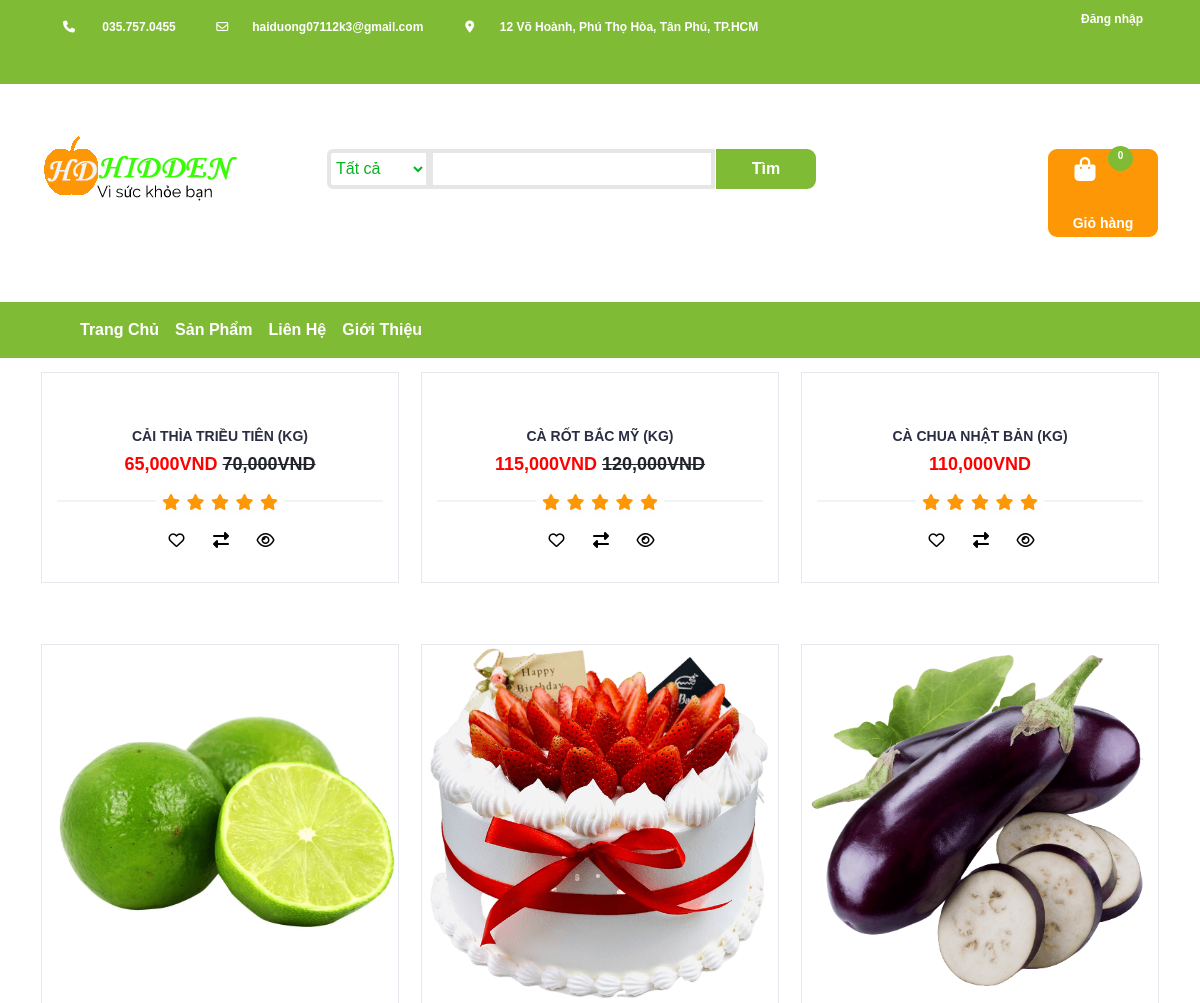
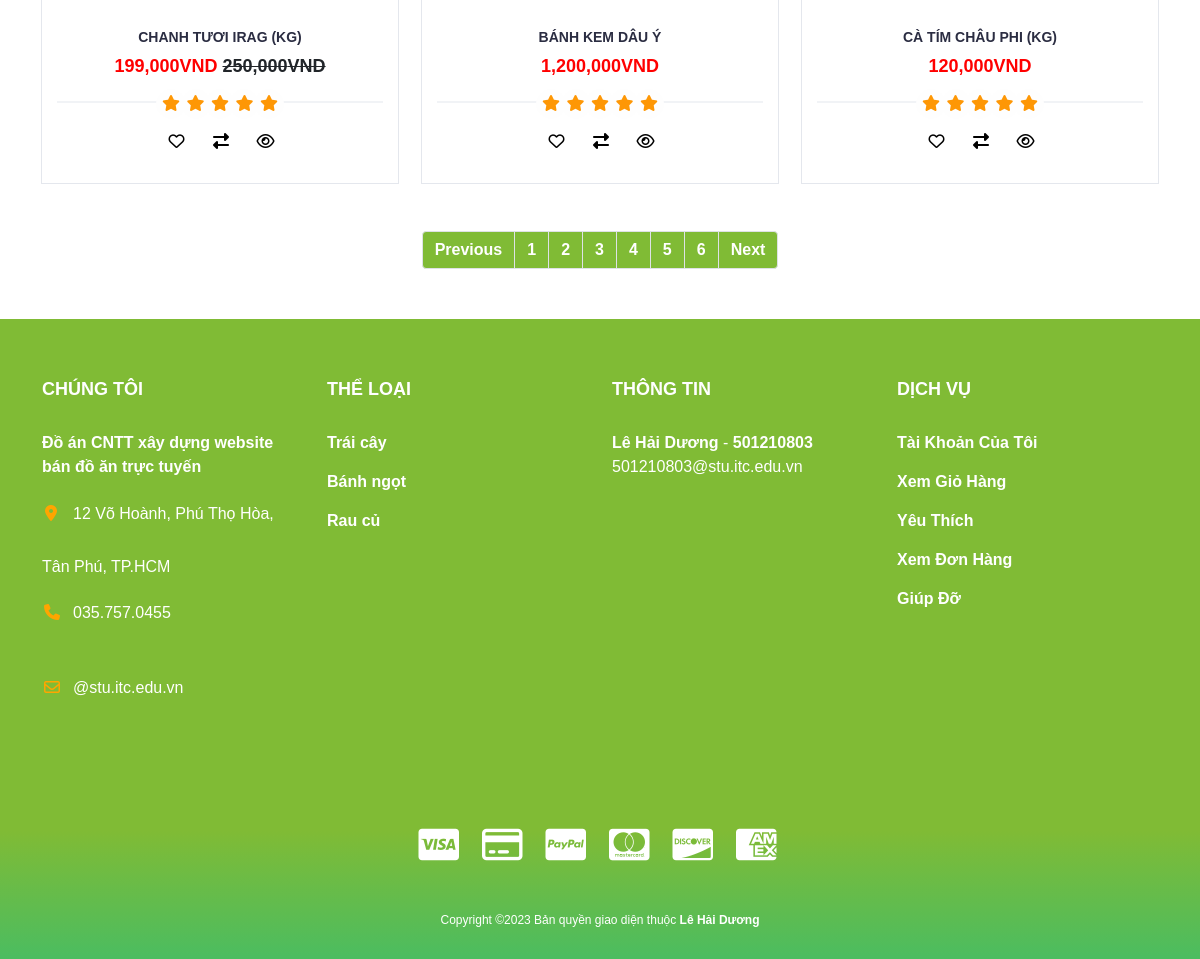
Page /index.php?act=products&page=4 on the committed database (2 pictures, top to bottom).
### tables this page shows
CREATE TABLE `products` (
  `id` int(11) NOT NULL,
  `name` varchar(150) NOT NULL,
  `type_id` int(11) NOT NULL,
  `price` int(11) NOT NULL,
  `promotion` float NOT NULL,
  `pro_image` varchar(150) NOT NULL,
  `quantity` int(11) NOT NULL,
  `description` text NOT NULL,
  `sup_id` int(11) NOT NULL,
  `created_at` timestamp NOT NULL DEFAULT current_timestamp()
);

### Models/page.php (called while the page is built)
<?php
class page {
    function findPage($count,$limit){
        $page=(($count%$limit)==0)?$count/$limit:floor($count/$limit)+1;
        return $page;
    }
    function findStart($limit){
        if(!isset($_GET['page'])|| $_GET['page']==1){
            $start=0;
        }
        else{
            $start=($_GET['page']-1)*$limit;
    }
    return $start;
}
}
?>

### Models/connect.php (called while the page is built, shortened)
<?php
class connect
{
    var $db = null;
    public function __construct()
    {
        $dsn = 'mysql:host=localhost;dbname=fruitshop';
        $user = 'root';
        $pass = '';
        try {
            $this->db = new PDO($dsn, $user, $pass, array(PDO::MYSQL_ATTR_INIT_COMMAND => "SET NAMES utf8"));
        } catch (\Throwable $th) {
            echo $th;
        }
    }
    public function get_list($select)
    {
        $result = $this->db->query($select);
        return $result;
    }
    public function get_instance($select)
    {
        $result = $this->db->query($select);
        $result = $result->fetch();
        return $result;
    }
}

### Models/products.php (called while the page is built, shortened)
<?php
class products{
   public function countProducts($type_id,$keyword){
        $db=new connect();
        $select="select count(*) from products";
        $result=$db->get_instance($select);
        return $result[0];
    }
    public function getAllProductsPage($start,$limit,$type_id,$keyword){
        $db=new connect();
        $select="select * from products limit ".$start.",".$limit;
        $result=$db->get_list($select);
        return $result;
    }
}

### Views/products.php (the view, shortened to what this page needs)
<?php
$pr = new products();
$p = new page();
$limit = 6;
$type_id = 0;
$keyword = "";
$count = $pr->countProducts($type_id, $keyword);
$page = $p->findPage($count, $limit);
$start = $p->findStart($limit);
$current_page = isset($_GET['page']) ? $_GET['page'] : 1;
?>
<div id="sectionProducts">
	<div class="container">
		<div class="row">
			<div id="store" class="col-lg-12">
				<div class="row" id="containerProducts">
					<?php
					$pr = new products();
					$result = $pr->getAllProductsPage($start, $limit, $type_id, $keyword);
					while ($set = $result->fetch()) :
					?>
						<div class="col-md-4 col-xs-6">
							<div class="product mb-5">
								<div class="product-img">
									<img src="./Contents/img/<?php echo $set['pro_image'] ?>" alt="">
								</div>
								<div class="product-body">
									<h3 class="product-name"><?php echo $set['name'] ?></h3>
									<?php
									if ($set['promotion'] == 0) {
										echo "<h4 class='product-price'>" . number_format($set['price']) . "VND</h4>";
									} else {
										echo "<h4 class='product-price'>" . number_format($set['promotion']) . "VND <del class='text-dark'>" . number_format($set['price']) . "VND </del></h4>";
									}
									?>
									<div class="product-rating">
										<i class="fa fa-star"></i>
										<i class="fa fa-star"></i>
										<i class="fa fa-star"></i>
										<i class="fa fa-star"></i>
										<i class="fa fa-star"></i>
									</div>
									<div class="product-btns">
										<a href="index.php?act=add_wishlist&id=<?php echo $set['id'] ?>"><button class="add-to-wishlist">
											<i class="fa fa-heart-o"></i><span class="tooltipp">add to wishlist</span></button></a>
										<a href=""><button class="add-to-compare"><i class="fa fa-exchange"></i><span class="tooltipp">add to compare</span></button></a>
										<a href="index.php?act=productDetail&id=<?php echo $set['id'] ?>&type_id=<?php echo $set['type_id'] ?>"><button class="quick-view"><i class="fa fa-eye"></i><span class="tooltipp">quick view</span></button></a>
									</div>
								</div>
								<a href="index.php?act=add_cart&id=<?php echo $set['id'] ?>">
									<div class="add-to-cart">
										<?php if ($set['quantity'] > 0) : ?>
											<button type="submit" name="submit" class="add-to-cart-btn"><i class="fa fa-shopping-cart" aria-hidden="true"></i>thêm vào giỏ</button>
										<?php endif ?>
									</div>
								</a>
							</div>
						</div>
					<?php endwhile ?>
				</div>
			</div>
		</div>
	</div>
	<ul class="pagination justify-content-center">
		<?php if ($current_page > 1 && $page > 1) : ?>
			<li class="page-item"><a class="page-link" href="index.php?act=products<?php if ($type_id != 0 && $keyword != "") {
																						echo "&" . "searchCol=" . "$type_id", "&keyword=" . "$keyword";
																					} else if ($type_id != 0) {
																						echo "&" . "searchCol=" . "$type_id";
																					} else if ($keyword != "") {
																						echo "&" . "keyword=" . "$keyword";
																					} ?>&page=<?php echo $current_page - 1 ?>">Previous</a></li>
		<?php endif ?>
		<?php for ($i = 1; $i <= $page; $i++) : ?>
			<li class="page-item"><a class="page-link" href="index.php?act=products<?php if ($type_id != 0 && $keyword != "") {
																						echo "&" . "searchCol=" . "$type_id", "&keyword=" . "$keyword";
																					} else if ($type_id != 0) {
																						echo "&" . "searchCol=" . "$type_id";
																					} else if ($keyword != "") {
																						echo "&" . "keyword=" . "$keyword";
																					} ?>&page=<?php echo $i ?>"><?php echo $i ?></a></li>
		<?php endfor ?>
		<?php if ($current_page < $page &&  $page > 1) : ?>
			<li class="page-item"><a class="page-link" href="index.php?act=products<?php if ($type_id != 0 && $keyword != "") {
																						echo "&" . "searchCol=" . "$type_id", "&keyword=" . "$keyword";
																					} else if ($type_id != 0) {
																						echo "&" . "searchCol=" . "$type_id";
																					} else if ($keyword != "") {
																						echo "&" . "keyword=" . "$keyword";
																					} ?>&page=<?php echo $current_page + 1 ?>">Next</a></li>
		<?php endif ?>
	</ul>
</div>

### Contents/css/style.css (style rules this page uses)
body { font-family: 'Montserrat', sans-serif; font-weight: 400; color: #333; }
body h1, h2, h3, h4, h5, h6 { color: #2B2D42; font-weight: 700; margin: 0 0 10px; }
a { color: #80bb35; font-weight: 700; -webkit-transition: 0.2s color; transition: 0.2s color; text-decoration: none; }
ul, ol { margin: 0; padding: 0; list-style: none }
.product { position: relative; margin: 15px 0px; -webkit-box-shadow: 0px 0px 0px 0px #E4E7ED, 0px 0px 0px 1px #E4E7ED; box-shadow: 0px 0px 0px 0px #E4E7ED, 0px 0px 0px 1px #E4E7ED; -webkit-transition: 0.2s all; transition: 0.2s all; }
.product .product-img { position: relative; }
.product .product-img>img { width: 100%; }
.product .product-body { position: relative; padding: 15px; background-color: #FFF; text-align: center; z-index: 20; }
.product .product-body .product-name { text-transform: uppercase; font-size: 14px; }
.product .product-body .product-price { color: #ff0000; font-size: 18px; }
.product .product-body .product-rating { position: relative; margin: 15px 0px 10px; height: 20px; }
.product .product-body .product-rating>i { position: relative; width: 30px; height: 30px; margin: -5px; background: #fefefe; color: #E4E7ED; z-index: 10; }
.product .product-body .product-rating>i.fa-star { color: #FE9705; }
.product .product-body .product-rating:after { content: ""; position: absolute; top: 50%; left: 0; right: 0; -webkit-transform: translateY(-50%); -ms-transform: translateY(-50%); transform: translateY(-50%); height: 1px; background-color: #E4E7ED; }
.product .product-body .product-btns> a >button { position: relative; width: 40px; height: 40px; line-height: 40px; background: transparent; border: none; -webkit-transition: 0.2s all; transition: 0.2s all; }
.product .product-body .product-btns>a>button>i { position: absolute; left: -6px; right: 5px; top: 5px; }
.product .add-to-cart { position: absolute; left: 1px; right: 1px; bottom: 1px; padding: 15px; text-align: center; -webkit-transform: translateY(0%); -ms-transform: translateY(0%); transform: translateY(0%); -webkit-transition: 0.2s all; transition: 0.2s all; z-index: 2; }
.product .add-to-cart .add-to-cart-btn,.add-to-cart-btn { position: relative; border: 2px solid transparent; height: 40px; padding: 0 30px; background-color: #80bb35; color: #FFF; text-transform: uppercase; font-weight: 700; border-radius: 40px; -webkit-transition: 0.2s all; transition: 0.2s all; }
del { text-decoration: line-through; }
.pagination { margin-bottom: 50px; }
.pagination .page-item a { background-color: #80bb35; color: #ffffff; }
.fa { width: 50px; height: 50px; padding-top: 2%; border-radius: 50%; text-align: center; text-decoration: none; margin: 5px 2px; }

### rows in the picture
products: name "CẢI THÌA TRIỀU TIÊN (KG)", promotion "65,000", price "70,000"
products: name "CÀ RỐT BẮC MỸ (KG)", promotion "115,000", price "120,000"
products: name "CÀ CHUA NHẬT BẢN (KG)", price "110,000"
products: pro_image (picture), name "CHANH TƯƠI IRAG (KG)", promotion "199,000", price "250,000"
products: pro_image (picture), name "BÁNH KEM DÂU Ý", price "1,200,000"
products: pro_image (picture), name "CÀ TÍM CHÂU PHI (KG)", price "120,000"

### other values in the picture
$count "0"
